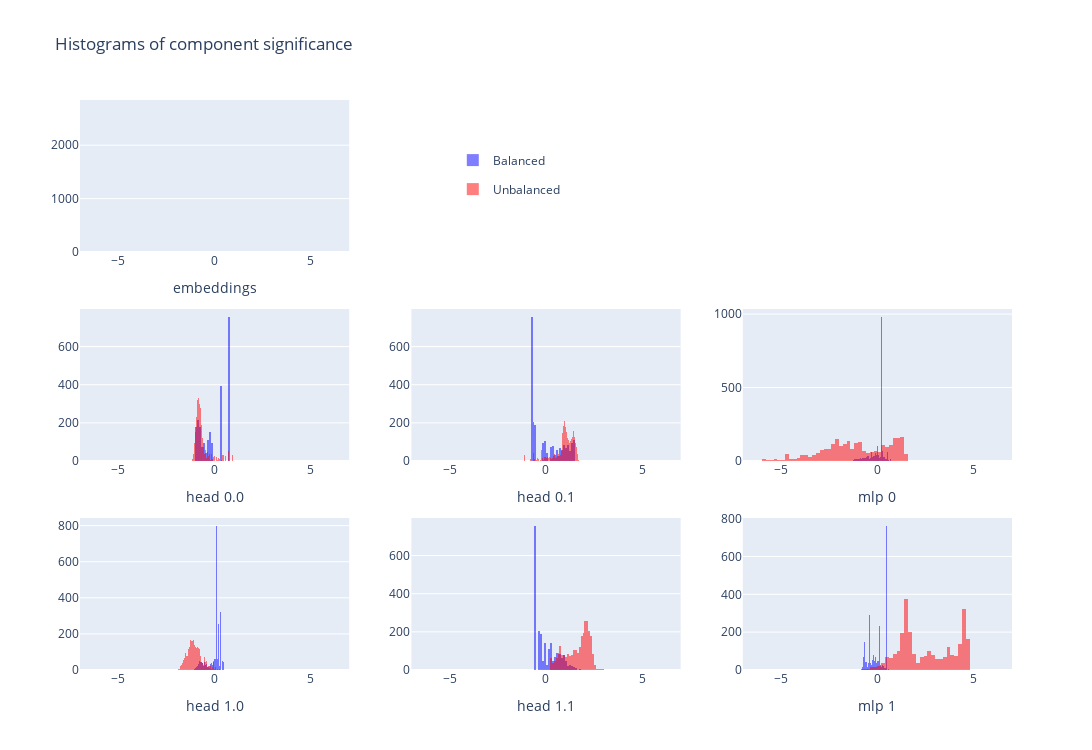

The code cell stored with this chart in its notebook:
### Code cell
def get_WV(model: ParenTransformer, layer: int, head: int) -> t.Tensor:
    '''
    Returns the W_V matrix of a head. Should be a CPU tensor of size (d_model / num_heads, d_model)
    '''
    headsize = model.d_model // model.nhead
    if head == 0:
        return model.layers[layer].self_attn.W_V.weight[:headsize,:].detach().cpu()
    elif head == 1:
        return model.layers[layer].self_attn.W_V.weight[headsize:,:].detach().cpu()

def get_WO(model: ParenTransformer, layer: int, head: int) -> t.Tensor:
    '''
    Returns the W_O matrix of a head. Should be a CPU tensor of size (d_model, d_model / num_heads)
    '''
    headsize = model.d_model // model.nhead
    if head == 0:
        return model.layers[layer].self_attn.W_O.weight[:,:headsize].detach().cpu()
    elif head == 1:
        return model.layers[layer].self_attn.W_O.weight[:,headsize:].detach().cpu()

def get_WOV(model: ParenTransformer, layer: int, head: int) -> t.Tensor:
    return get_WO(model, layer, head) @ get_WV(model, layer, head)

def get_pre_20_dir(model, data):
    '''
    Returns the direction propagated back through the OV matrix of 2.0 and then through the layernorm before the layer 2 attention heads.
    '''
    W_OV = get_WOV(model, 2, 0)
    pre_final_ln_dir = get_pre_final_ln_dir(model, data)
    norm1 = model.layers[2].norm1
    (fit, r) = get_ln_fit(model, data, norm1, 1)
    L = t.from_numpy(fit.coef_)
    return t.einsum('i, ij, jk->k', pre_final_ln_dir, W_OV, L)
    
    

if MAIN:
    w5d5_tests.test_get_WV(model, get_WV)
    w5d5_tests.test_get_WO(model, get_WO)
    w5d5_tests.test_get_pre_20_dir(model, data, get_pre_20_dir)

if MAIN:
    out_by_components = get_out_by_components(model, data)[:, :, 0, :].detach()
    unbalanced_dir = get_pre_20_dir(model, data).detach()
    magnitudes = einsum("component sample emb, emb -> component sample", out_by_components, unbalanced_dir)
    magnitudes = magnitudes - magnitudes[:, data.isbal].mean(-1, keepdim=True)
    assert "magnitudes" in locals()
    hists_per_comp(magnitudes, data, n_layers=2, xaxis_range=(-7, 7))

### Figure 1 — Plotly figure (JSON) as saved in the notebook; plotly's stock layout.template omitted (floating-point values rounded to 4 significant figures; data arrays with more than 128 entries replaced by an {"elided": "..."} marker saying what was removed)
{"data": [{"legendgroup": "1", "marker": {"color": "blue"}, "name": "Balanced", "opacity": 0.5, "showlegend": true, "type": "histogram", "x": {"elided": "2284 float values"}, "xaxis": "x", "yaxis": "y"}, {"legendgroup": "2", "marker": {"color": "red"}, "name": "Unbalanced", "opacity": 0.5, "showlegend": true, "type": "histogram", "x": {"elided": "2716 float values"}, "xaxis": "x", "yaxis": "y"}, {"legendgroup": "1", "marker": {"color": "blue"}, "name": "Balanced", "opacity": 0.5, "showlegend": false, "type": "histogram", "x": {"elided": "2284 float values"}, "xaxis": "x4", "yaxis": "y4"}, {"legendgroup": "2", "marker": {"color": "red"}, "name": "Unbalanced", "opacity": 0.5, "showlegend": false, "type": "histogram", "x": {"elided": "2716 float values"}, "xaxis": "x4", "yaxis": "y4"}, {"legendgroup": "1", "marker": {"color": "blue"}, "name": "Balanced", "opacity": 0.5, "showlegend": false, "type": "histogram", "x": {"elided": "2284 float values"}, "xaxis": "x5", "yaxis": "y5"}, {"legendgroup": "2", "marker": {"color": "red"}, "name": "Unbalanced", "opacity": 0.5, "showlegend": false, "type": "histogram", "x": {"elided": "2716 float values"}, "xaxis": "x5", "yaxis": "y5"}, {"legendgroup": "1", "marker": {"color": "blue"}, "name": "Balanced", "opacity": 0.5, "showlegend": false, "type": "histogram", "x": {"elided": "2284 float values"}, "xaxis": "x6", "yaxis": "y6"}, {"legendgroup": "2", "marker": {"color": "red"}, "name": "Unbalanced", "opacity": 0.5, "showlegend": false, "type": "histogram", "x": {"elided": "2716 float values"}, "xaxis": "x6", "yaxis": "y6"}, {"legendgroup": "1", "marker": {"color": "blue"}, "name": "Balanced", "opacity": 0.5, "showlegend": false, "type": "histogram", "x": {"elided": "2284 float values"}, "xaxis": "x7", "yaxis": "y7"}, {"legendgroup": "2", "marker": {"color": "red"}, "name": "Unbalanced", "opacity": 0.5, "showlegend": false, "type": "histogram", "x": {"elided": "2716 float values"}, "xaxis": "x7", "yaxis": "y7"}, {"legendgroup": "1", "marker": {"color": "blue"}, "name": "Balanced", "opacity": 0.5, "showlegend": false, "type": "histogram", "x": {"elided": "2284 float values"}, "xaxis": "x8", "yaxis": "y8"}, {"legendgroup": "2", "marker": {"color": "red"}, "name": "Unbalanced", "opacity": 0.5, "showlegend": false, "type": "histogram", "x": {"elided": "2716 float values"}, "xaxis": "x8", "yaxis": "y8"}, {"legendgroup": "1", "marker": {"color": "blue"}, "name": "Balanced", "opacity": 0.5, "showlegend": false, "type": "histogram", "x": {"elided": "2284 float values"}, "xaxis": "x9", "yaxis": "y9"}, {"legendgroup": "2", "marker": {"color": "red"}, "name": "Unbalanced", "opacity": 0.5, "showlegend": false, "type": "histogram", "x": {"elided": "2716 float values"}, "xaxis": "x9", "yaxis": "y9"}], "layout": {"barmode": "overlay", "height": 750, "legend": {"x": 0.4, "xanchor": "left", "y": 0.92, "yanchor": "top"}, "title": {"text": "Histograms of component significance"}, "width": 1200, "xaxis": {"anchor": "y", "domain": [0, 0.2889], "range": [-7, 7], "title": {"text": "embeddings"}}, "xaxis2": {"anchor": "y2", "domain": [0.3556, 0.6444]}, "xaxis3": {"anchor": "y3", "domain": [0.7111, 1]}, "xaxis4": {"anchor": "y4", "domain": [0, 0.2889], "range": [-7, 7], "title": {"text": "head 0.0"}}, "xaxis5": {"anchor": "y5", "domain": [0.3556, 0.6444], "range": [-7, 7], "title": {"text": "head 0.1"}}, "xaxis6": {"anchor": "y6", "domain": [0.7111, 1], "range": [-7, 7], "title": {"text": "mlp 0"}}, "xaxis7": {"anchor": "y7", "domain": [0, 0.2889], "range": [-7, 7], "title": {"text": "head 1.0"}}, "xaxis8": {"anchor": "y8", "domain": [0.3556, 0.6444], "range": [-7, 7], "title": {"text": "head 1.1"}}, "xaxis9": {"anchor": "y9", "domain": [0.7111, 1], "range": [-7, 7], "title": {"text": "mlp 1"}}, "yaxis": {"anchor": "x", "domain": [0.7333, 1]}, "yaxis2": {"anchor": "x2", "domain": [0.7333, 1]}, "yaxis3": {"anchor": "x3", "domain": [0.7333, 1]}, "yaxis4": {"anchor": "x4", "domain": [0.3667, 0.6333]}, "yaxis5": {"anchor": "x5", "domain": [0.3667, 0.6333]}, "yaxis6": {"anchor": "x6", "domain": [0.3667, 0.6333]}, "yaxis7": {"anchor": "x7", "domain": [0, 0.2667]}, "yaxis8": {"anchor": "x8", "domain": [0, 0.2667]}, "yaxis9": {"anchor": "x9", "domain": [0, 0.2667]}}}
